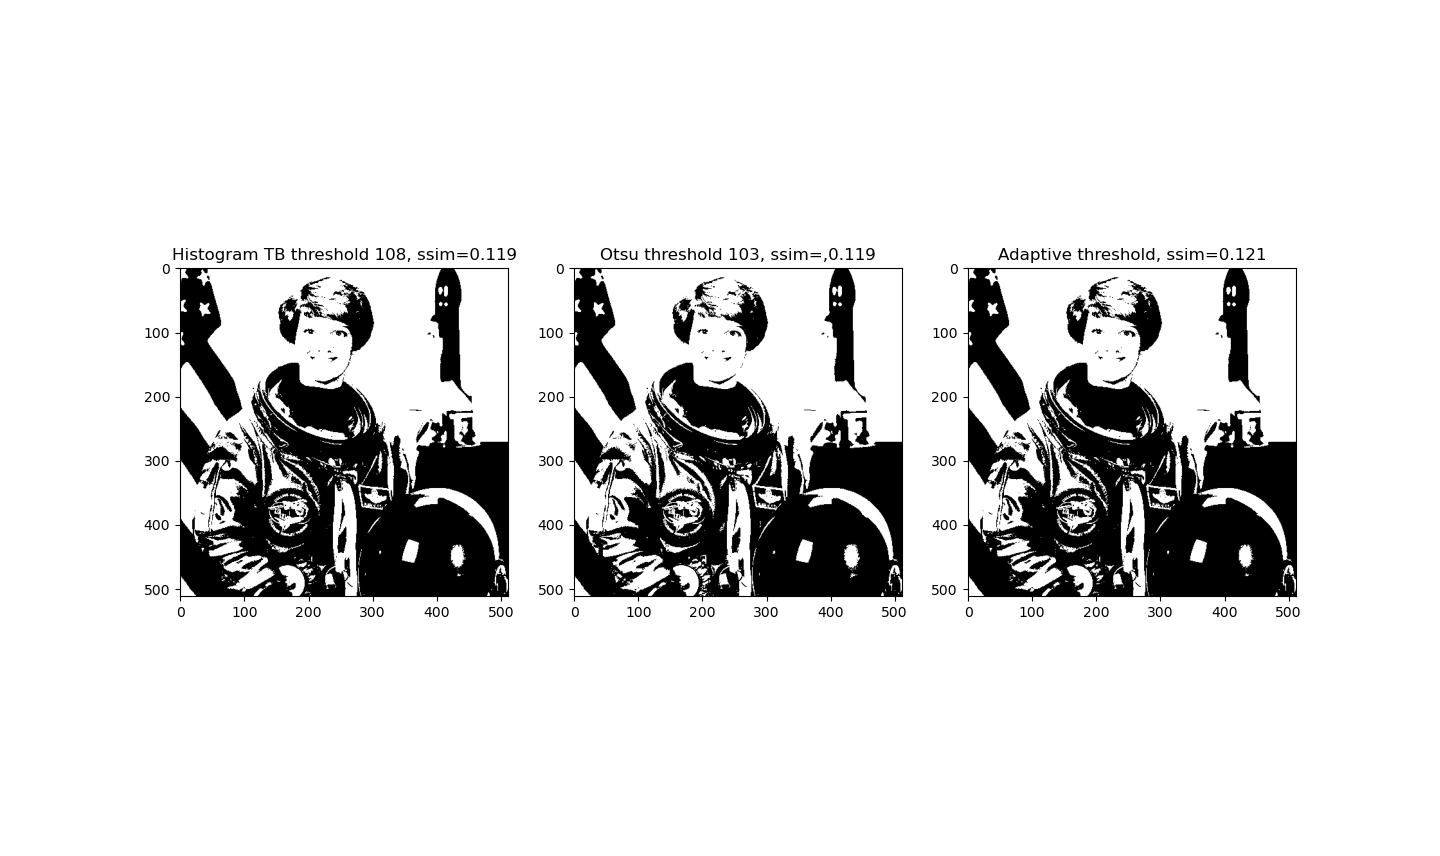

Reproduce this figure in Python.
#!/usr/bin/env python3
# -*- coding: utf-8 -*-
"""
Created on Tue Mar 29 20:24:17 2022

@author: Ignacio Cordova 
"""


import numpy as np
import matplotlib.pyplot as plt
import skimage
from scipy.ndimage.measurements import histogram
from scipy import ndimage


im =  skimage.data.astronaut()[:,:,1]
h= histogram(im, 0, 255, 256)/(512.*512.)

suma = 0.0

for i in range(len(h)):
    if suma<0.5:
        suma += h[i]
    else:
        print('TB = ',i)
        break

im_bin = im>i 
ssim1 = skimage.metrics.structural_similarity(im,im_bin)

otsu = im>skimage.filters.threshold_otsu(im)
ssim2 = skimage.metrics.structural_similarity(im,im_bin)


imM = ndimage.generic_filter(im, np.mean, footprint=np.ones([25,25]) )
im_adaptive = im>imM
ssim3 = skimage.metrics.structural_similarity(im,im_adaptive)

plt.figure()

plt.subplot(131)
plt.imshow(im_bin,cmap='gray')
plt.title('Histogram TB threshold 108, ssim='+str(round(ssim1,3)))

plt.subplot(132)
plt.imshow(otsu,cmap='gray')
plt.title('Otsu threshold 103, ssim=,'+str(round(ssim2,3)))

plt.subplot(133)
plt.imshow(im_bin,cmap='gray')
plt.title('Adaptive threshold, ssim='+str(round(ssim3,3)))
